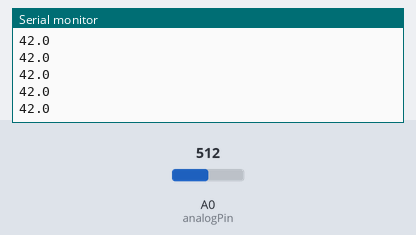
A sketch run on a simulated Arduino Uno, built with avr-gcc and run on an emulated ATmega328P. On the bench: the last lines printed to the serial monitor. Inputs (shaded band) come from the test bench; at power-on: A0 (analogPin) = 512.

Above: at 1.2 s.
1.3 s: A0 (analogPin) set to 306
At 1.31 s:
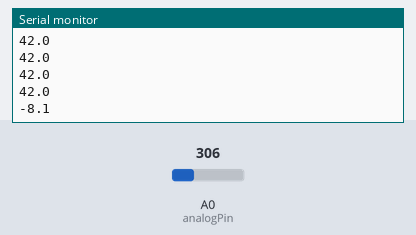
2.8 s: A0 (analogPin) set to 122
At 2.82 s:
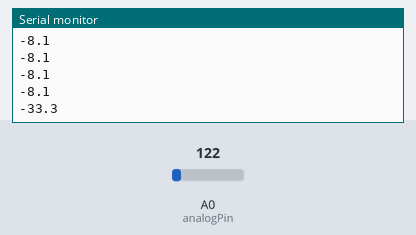
Timing chart, 0 to 5.8 s (numbered marks = the images above; inputs shaded):
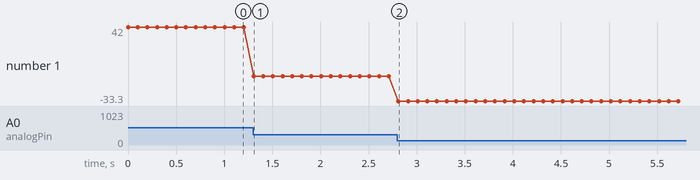

Measured:
- after the input at 1.3 s, the serial monitor: prints a new line at once (image 1)
- after the input at 2.8 s, the serial monitor: prints a new line at once (image 2)
- plotted number 1: 42 → -8.1 after the input at 1.3 s, -8.1 → -33.3 after the input at 2.8 s

The sketch:

Batterie.ino
```cpp
#define analogPin 0
unsigned int valeurBrute = 0; // Variable résultat de la conversion analogique numérique
float tensionBatterie = 0; // Variable tension de batterie
const float VmaxCAN = 5.0; // Constante tension Max d’entrée convertisseur
const float q = VmaxCAN / 1023; // Constante quantum du convertisseur
const float k = VmaxCAN / 8.4 / 2; // Constante coefficient du diviseur de tension
unsigned int batterie = 0;

void setup() {
  Serial.begin(9600);
}

void loop() {
  Serial.println(getBatterie());
  delay(100);
}

String getBatterie(){
  float pourcentage = 0;
  valeurBrute = analogRead(analogPin);
  tensionBatterie = (valeurBrute * q) / k;
  batterie = int(pourcentage);
  if (tensionBatterie < 7.3){
    pourcentage = 8.333 * tensionBatterie - 50;
  }
  if (tensionBatterie > 7.3){
    if (tensionBatterie < 7.94){
      pourcentage = 111.06 * tensionBatterie - 800.88;
    }
  }
  if (tensionBatterie > 7.94){
    pourcentage = 42,233 * tensionBatterie - 263,65;
  }
  return String(pourcentage, 1);
}
```
